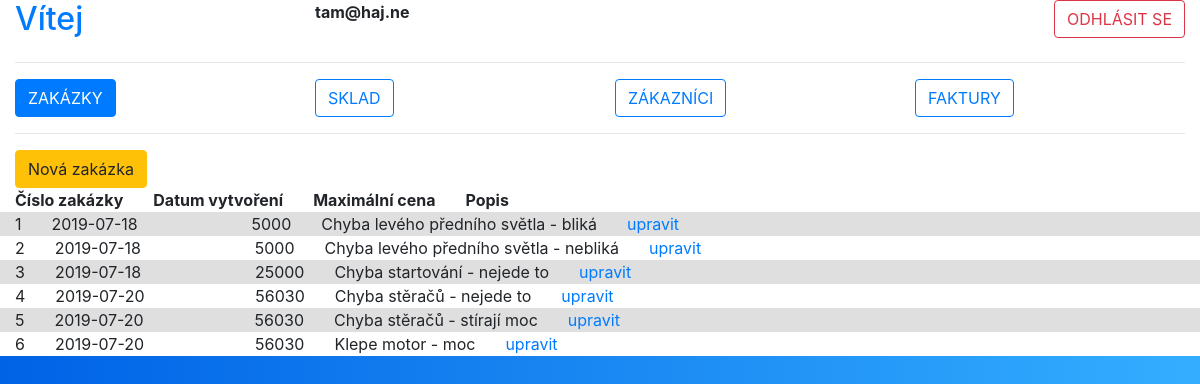
Page /house.php?str=zakazky (signed in) on the committed database.
### tables this page shows
CREATE TABLE IF NOT EXISTS `zakazky` (
  `id` int(11) NOT NULL AUTO_INCREMENT,
  `datum_vytvoreni` date NOT NULL COMMENT 'datum vytvoreni zakazky',
  `max_cena` int(11) DEFAULT NULL COMMENT 'maximalni cena',
  `popis` text NOT NULL,
  UNIQUE KEY `id` (`id`)
);

### zakazky.php (the view, shortened to what this page needs)
<button type="button" class="btn btn-warning" data-toggle="modal" data-target="#exampleModal">
    Nová zakázka</button>
<?php
include_once "./inc/conn.php";
$seznam_zakazek = "SELECT * FROM zakazky ORDER BY id";
$dotaz_sezn_zakakazek = $conn->query($seznam_zakazek);
if ( $dotaz_sezn_zakakazek -> num_rows > 0 ) {
?>
<div class="row">
    <div class="col-auto">
        <b>Číslo zakázky</b>
    </div>
    <div class="col col-auto">
        <b>Datum vytvoření</b>
    </div>
    <div class="col col-auto">
        <b>Maximální cena</b>
    </div>
    <div class="col col-auto">
        <b>Popis</b>
    </div>
</div>
<?php
	while ( $radek = $dotaz_sezn_zakakazek->fetch_assoc() ) {
		echo "<div class='row '"?> <?php if ($radek['id'] % 2 ) echo "style='background-color: #dfdfdf'"; ?> <?php echo " >";
			echo "<div class='col col-auto'>" . $radek['id'] . "</div>";
			echo "<div class='col-2 col-auto'>" . $radek['datum_vytvoreni'] . "</div>";
			echo "<div class='col col-auto'>" . $radek['max_cena'] . "</div>";
			echo "<div class='col col-auto'>" . $radek['popis'] . "</div>";
			echo "<div class='col float-right'><a href='zakazky.php?upravit=" . $radek['id'] . "#editCustomer'  data-toggle='modal' data-target='#editCustomer'>upravit</a></div>";
		echo "</div>";
	}
} else {
	echo "přidej nějakou zakázku";
	}
?>

### inc/styl.css (style rules this page uses)
:root { --input-padding-x: 1.5rem; --input-padding-y: .75rem; }
body { background: #007bff; background: linear-gradient(to right, #0062E6, #33AEFF); }

### rows in the picture
zakazky: id "1", datum_vytvoreni "2019-07-18", max_cena "5000", popis "Chyba levého předního světla - bliká"
zakazky: id "2", datum_vytvoreni "2019-07-18", max_cena "5000", popis "Chyba levého předního světla - nebliká"
zakazky: id "3", datum_vytvoreni "2019-07-18", max_cena "25000", popis "Chyba startování - nejede to"
zakazky: id "4", datum_vytvoreni "2019-07-20", max_cena "56030", popis "Chyba stěračů - nejede to"
zakazky: id "5", datum_vytvoreni "2019-07-20", max_cena "56030", popis "Chyba stěračů - stírají moc"
zakazky: id "6", datum_vytvoreni "2019-07-20", max_cena "56030", popis "Klepe motor - moc"

### other values in the picture
$VITEJ "Vítej"
$_SESSION['login'] "tam@haj.ne"
$ODHLASIT "ODHLÁSIT SE"
$ZAKAZKY "ZAKÁZKY"
$MATERIAL "SKLAD"
$ZAKAZNICI "ZÁKAZNÍCI"
$FAKTURY "FAKTURY"
